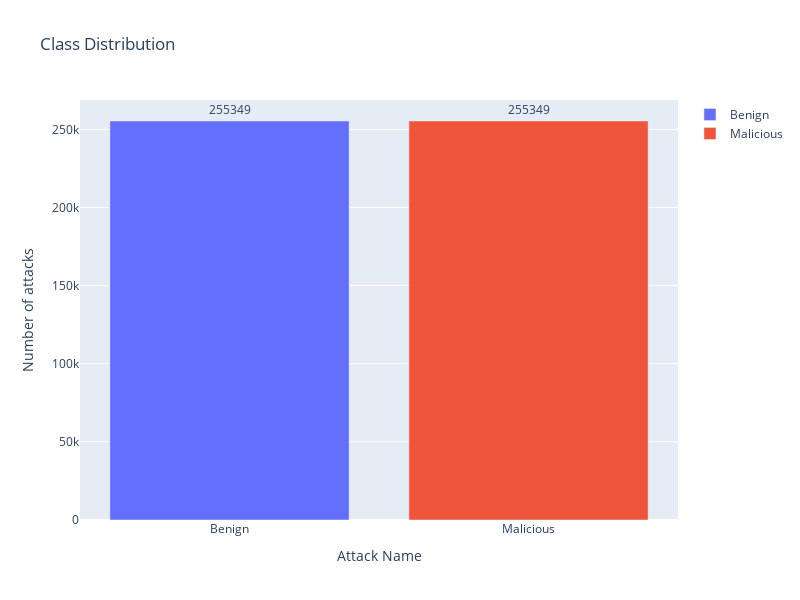

The notebook cell saved with this chart:
### Code cell
fig = go.Figure(data=[
    go.Bar(name='Benign', 
           y=df_equal["Label"].value_counts().values[0:1],
           x=['Benign'],
           text = df_equal["Label"].value_counts()[0:1],
           orientation='v',
           textposition='outside',),
    go.Bar(name='Malicious', 
           y=df_equal["Label"].value_counts().values[1:2],
           x=['Malicious'],
           text = df_equal["Label"].value_counts()[1:2],
           orientation='v',
           textposition='outside',)
])
# Change the bar mode
fig.update_layout(
                  width=800,
                  height=600,
                  title=f'Class Distribution',
                  yaxis_title='Number of attacks',
                  xaxis_title='Attack Name',)
iplot(fig)

### Figure 1 — Plotly figure (JSON) as saved in the notebook; plotly's stock layout.template omitted (floating-point values rounded to 4 significant figures)
{"data": [{"name": "Benign", "orientation": "v", "text": [255300.0], "textposition": "outside", "type": "bar", "x": ["Benign"], "y": [255349]}, {"name": "Malicious", "orientation": "v", "text": [255300.0], "textposition": "outside", "type": "bar", "x": ["Malicious"], "y": [255349]}], "layout": {"height": 600, "title": {"text": "Class Distribution"}, "width": 800, "xaxis": {"title": {"text": "Attack Name"}}, "yaxis": {"title": {"text": "Number of attacks"}}}}
